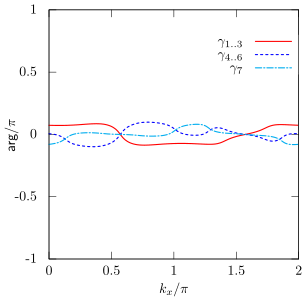

This chart was generated by the following gnuplot code:
unset multiplot
reset
eval setdef('tex','0')

output='uhlmann-hof-arg'
if (tex == 1) {
  set lmargin at screen 0
  set rmargin at screen 1
  set bmargin at screen 0
  set tmargin at screen 1
  set term lua tikz standalone createstyle size 2.5in,2.5in  #fontscale 0.6
  set output output.'.tex'
}

fn='uhlmann'
dat=fn.'.dat'
par=fn.'.par'
load par

###
# do stuff
#set multiplot
#set origin 0,0
#set size 1,1

set xlabel '$k_x/\pi$'
set ylabel '$\textsf{arg}/\pi$' offset first 0.1
set ytics 0.5

set xrange [0:2]
set yrange [-1:1]
#set ytics 0,0.1

lev_from=1
lev_to=7
lev_split=4

tot(n) = 18+n

### plot the rescaled magnitude
set key opaque at first 2, first 0.8 spacing 1.5
p dat u ($2/pi):(column(tot(3))/pi) w l lt 1 lw 2 tit '$\gamma_{1..3}$', \
  '' u ($2/pi):((column(tot(6)) - column(tot(3)))/pi) w l lt 3 lw 2 tit '$\gamma_{4..6}$', \
  '' u ($2/pi):((column(tot(7)) - column(tot(6)))/pi) w l lt 5 lw 2 tit '$\gamma_{7}$'

#set logscale y
#set ytics 0, 100
#set mytics 10
#p for [i=lev_from:lev_to] dat u ($2/pi):((column(2*i+3))) w l notit

#unset xlabel
#unset ylabel
#set xtics 1
##set ytics 0.1
###set yrange [-0.1:]
#set origin 0.05,0.2
#set size 0.4,0.4
#p for [i=lev_from:lev_split] dat u ($2/pi):((column(2*i+3))) w l lc i notit
#
#set origin 0.5,0.2
#set size 0.4,0.4
#p for [i=lev_split+1:lev_to] dat u ($2/pi):((column(2*i+3))) w l lc i notit

#p for [i=lev_from:lev_to] dat u ($2/pi):(column(2*i+3)) w l notit
#
#unset multiplot

#
###

if (tex == 1){
  unset output
  set term qt
  build = buildtex(output)
  print '"eval build" to build and preview'
} else {
  #print "press enter to continue"
  #pause -1
}
